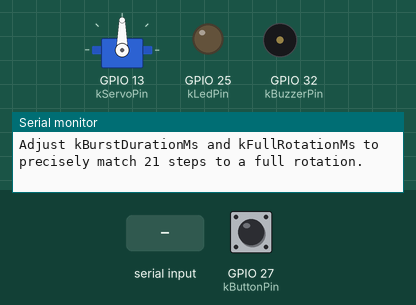
Simulated run of this program. Board: ESP32. Parts: servo, output pins drawn as LEDs (lit = HIGH), buzzer (waves = sounding, pin HIGH), the last lines printed to the serial monitor. Dashed ring = blinking. Inputs (shaded band) come from the test bench; at power-on: GPIO 27 (kButtonPin) HIGH.

Above: at 1.2 s.
1.3 s: "alert\n" received over Serial
At 1.45 s:
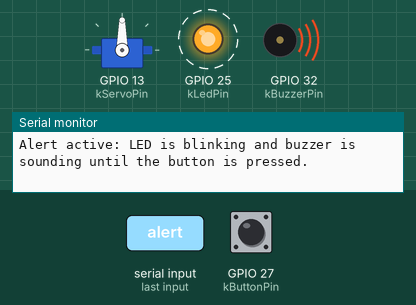
4.3 s: GPIO 27 (kButtonPin) pulled LOW for 0.15 s
At 4.51 s:
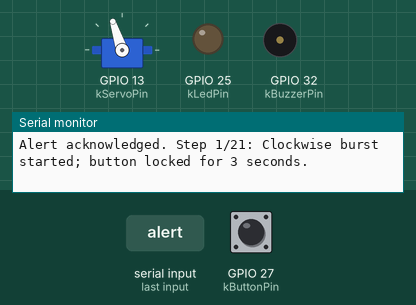
Timing chart, 0 to 7.3 s (numbered marks = the images above; inputs shaded):
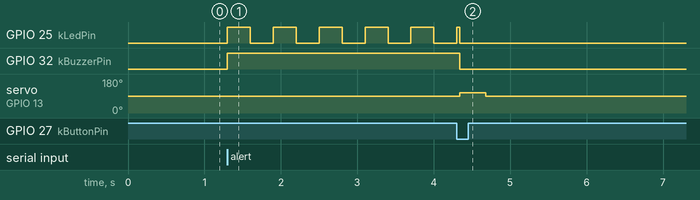

Measured:
- after the input at 1.3 s, GPIO 25 (kLedPin): alternates HIGH for 0.30 s and LOW for 0.30 s, starting at once; GPIO 32 (kBuzzerPin): LOW → HIGH at once
- after the input at 4.3 s, GPIO 32 (kBuzzerPin): HIGH → LOW at once; servo on GPIO 13 (kServoPin): 90° → 108° at once, → 90° 0.34 s later

The program:

main.cpp
```cpp
#include <ESP32Servo.h>

namespace
{
  constexpr int kServoPin = 13;
  constexpr int kButtonPin = 27;
  constexpr int kLedPin = 25;
  constexpr int kBuzzerPin = 32;
  constexpr int kStopPulseUs = 1500;
  constexpr int kClockwisePulseUs = 1600;
  constexpr int kCounterClockwisePulseUs = 1400;
  constexpr unsigned long kBurstDurationMs = 340; // Tune this so 21 steps equal ~360 degrees
  constexpr unsigned long kFullRotationMs = 3600; // Tune this for the exact 360-degree anti-clockwise reset turn
  constexpr unsigned long kDebounceMs = 40;
  constexpr unsigned long kAlertLedToggleMs = 300;
  constexpr unsigned long kButtonCooldownMs = 3000;

  Servo servo;
  int lastButtonReading = HIGH;
  int buttonState = HIGH;
  unsigned long lastDebounceTime = 0;
  unsigned long burstEndsAt = 0;
  unsigned long nextLedToggleAt = 0;
  bool burstActive = false;
  bool alertActive = false;
  bool buttonCoolingDown = false;
  unsigned long buttonReadyAt = 0;
  bool ledOn = false;
  String serialLine;

  int stepCount = 0;

  bool updateCooldown(unsigned long now)
  {
    if (buttonCoolingDown && static_cast<long>(now - buttonReadyAt) >= 0)
    {
      buttonCoolingDown = false;
    }
    return buttonCoolingDown;
  }

  void stopAlert()
  {
    alertActive = false;
    ledOn = false;
    digitalWrite(kLedPin, LOW);
    digitalWrite(kBuzzerPin, LOW);
  }

  void startAlert()
  {
    const unsigned long now = millis();

    if (updateCooldown(now))
    {
      const unsigned long secondsLeft = (buttonReadyAt - now + 999) / 1000;
      Serial.print("Button is cooling down. Wait ");
      Serial.print(secondsLeft);
      Serial.println(" seconds before starting another alert.");
      return;
    }

    if (alertActive)
    {
      Serial.println("Alert already active.");
      return;
    }

    alertActive = true;
    ledOn = true;
    digitalWrite(kLedPin, HIGH);
    digitalWrite(kBuzzerPin, HIGH);
    nextLedToggleAt = now + kAlertLedToggleMs;
    Serial.println("Alert active: LED is blinking and buzzer is sounding until the button is pressed.");
  }

  void handleSerial()
  {
    while (Serial.available())
    {
      const char incoming = static_cast<char>(Serial.read());
      if (incoming == '\r' || incoming == '\n')
      {
        serialLine.trim();
        serialLine.toLowerCase();
        if (serialLine == "alert")
        {
          startAlert();
        }
        else if (serialLine == "?" || serialLine == "help")
        {
          Serial.println("Send alert to blink the LED and sound the buzzer. Press GPIO27 to acknowledge.");
        }
        else if (serialLine.length() > 0)
        {
          Serial.println("Unknown command. Send alert or ?.");
        }
        serialLine = "";
      }
      else if (serialLine.length() < 24)
      {
        serialLine += incoming;
      }
      else
      {
        serialLine = "";
        Serial.println("Input too long; command discarded.");
      }
    }
  }

  void handleButton()
  {
    const int reading = digitalRead(kButtonPin);
    if (reading != lastButtonReading)
    {
      lastDebounceTime = millis();
      lastButtonReading = reading;
    }

    if (millis() - lastDebounceTime >= kDebounceMs && reading != buttonState)
    {
      buttonState = reading;
      if (buttonState == LOW)
      {
        if (updateCooldown(millis()))
        {
          Serial.println("Button ignored: 3-second cooldown is active.");
        }
        else if (!alertActive)
        {
          Serial.println("No active alert. Send alert before pressing the button.");
        }
        else
        {
          stopAlert();
          buttonCoolingDown = true;
          buttonReadyAt = millis() + kButtonCooldownMs;

          stepCount++;
          if (stepCount >= 21)
          {
            servo.writeMicroseconds(kCounterClockwisePulseUs);
            burstActive = true;
            burstEndsAt = millis() + kFullRotationMs;
            stepCount = 0;
            Serial.println("Homing: Reached 21 steps. Performing 360-degree anti-clockwise reset.");
          }
          else
          {
            servo.writeMicroseconds(kClockwisePulseUs);
            burstActive = true;
            burstEndsAt = millis() + kBurstDurationMs;
            Serial.print("Alert acknowledged. Step ");
            Serial.print(stepCount);
            Serial.println("/21: Clockwise burst started; button locked for 3 seconds.");
          }
        }
      }
    }
  }

  void updateBurst()
  {
    const unsigned long now = millis();

    if (burstActive && static_cast<long>(now - burstEndsAt) >= 0)
    {
      servo.writeMicroseconds(kStopPulseUs);
      burstActive = false;
      Serial.println("Motion complete; stopped at current position.");
    }

    if (alertActive && static_cast<long>(now - nextLedToggleAt) >= 0)
    {
      ledOn = !ledOn;
      digitalWrite(kLedPin, ledOn ? HIGH : LOW);
      nextLedToggleAt = now + kAlertLedToggleMs;
    }
  }
}

void setup()
{
  Serial.begin(115200);
  pinMode(kButtonPin, INPUT_PULLUP);
  pinMode(kLedPin, OUTPUT);
  pinMode(kBuzzerPin, OUTPUT);
  digitalWrite(kLedPin, LOW);
  digitalWrite(kBuzzerPin, LOW);

  servo.setPeriodHertz(50);
  servo.attach(kServoPin, 1000, 2000);
  if (!servo.attached())
  {
    Serial.println("ERROR: Could not attach servo. Check GPIO13.");
    while (true)
    {
      delay(1000);
    }
  }

  servo.writeMicroseconds(kStopPulseUs);
  Serial.println("Ready. Send alert to blink the LED and sound the buzzer; press GPIO27 to acknowledge.");
  Serial.println("After the press, button input is disabled for 3 seconds. Send alert again after cooldown.");
  Serial.println("Adjust kBurstDurationMs and kFullRotationMs to precisely match 21 steps to a full rotation.");
}

void loop()
{
  handleSerial();
  handleButton();
  updateBurst();
}
```
